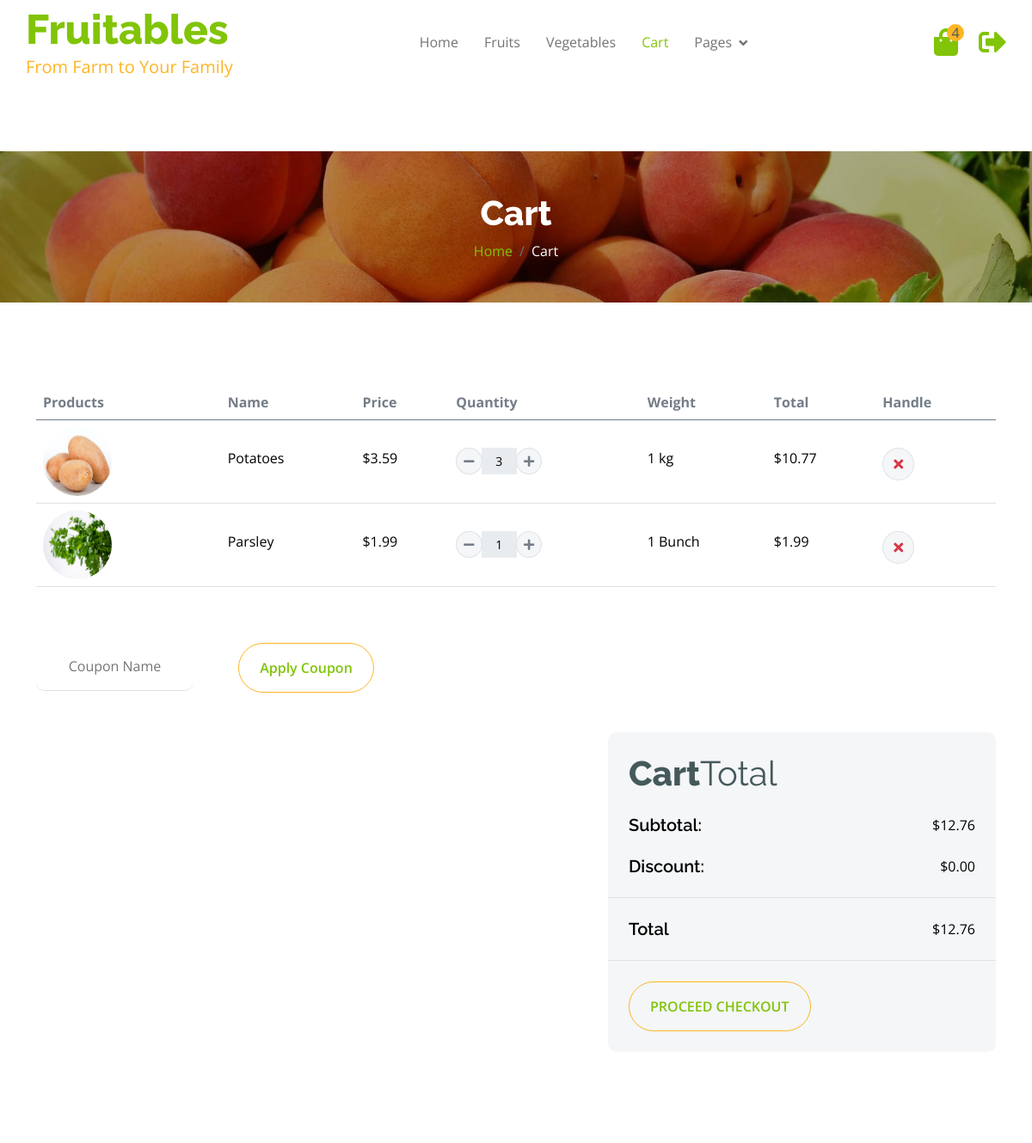
The page /cart/ (signed in, upper part) on the database as committed earlier.
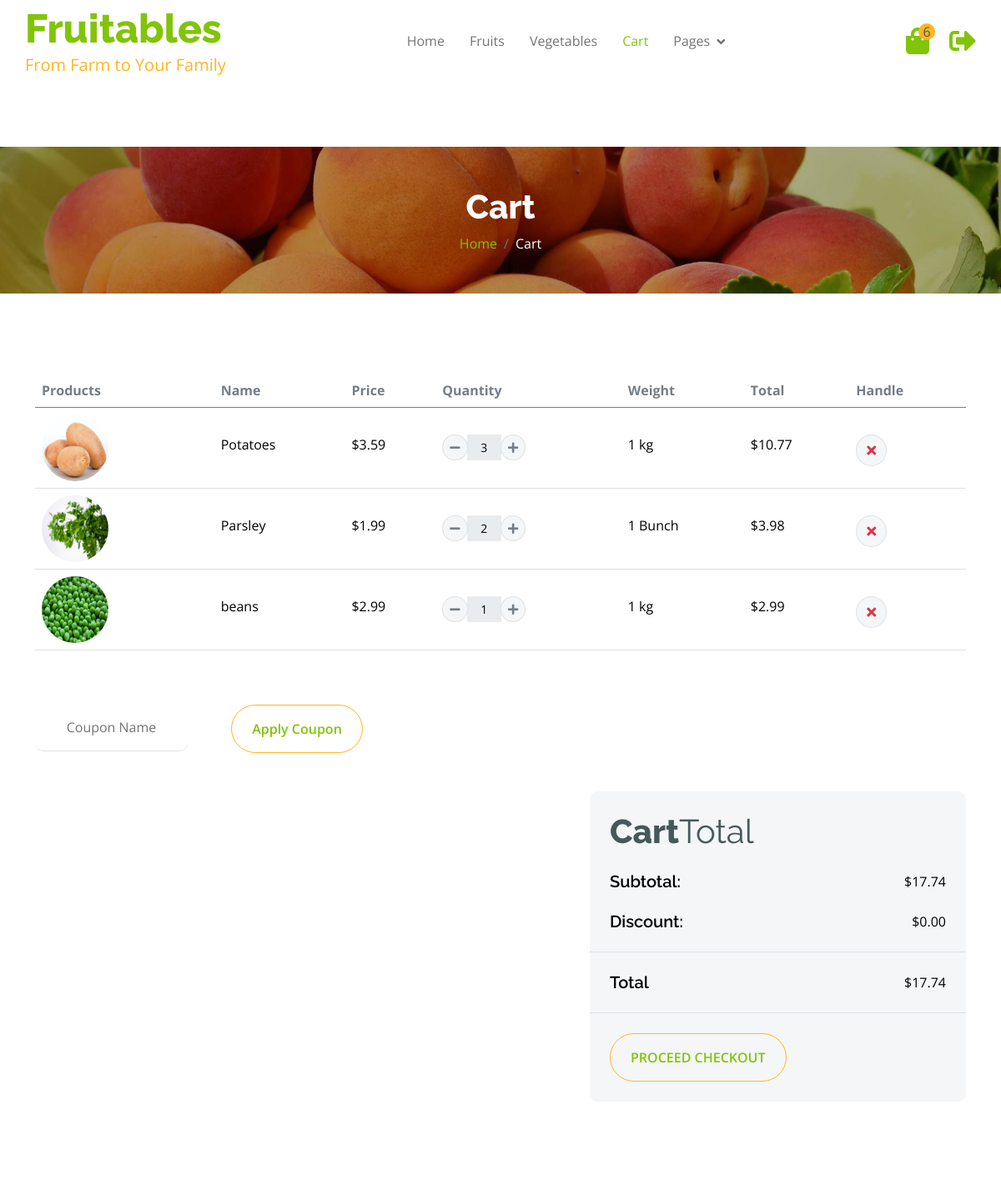
The same page on the database as committed later.
### myapp/models.py (models this page shows, shortened)
class Products(models.Model):
    product_id = models.AutoField(primary_key=True)
    name = models.CharField(max_length=255)
    image = models.ImageField(upload_to='products/images/')
    description = models.TextField()
    price = models.DecimalField(max_digits=10, decimal_places=2)
    category1 = models.ForeignKey(Category1, on_delete=models.SET_NULL, null=True, blank=True)
    category2 = models.ForeignKey(Category2, on_delete=models.SET_NULL, null=True, blank=True)
    weight = models.CharField(max_length=50, null=True, blank=True)  # Weight with unit (e.g., "1 kg", "1 piece")
    country = models.CharField(max_length=255, null=True, blank=True)  # Country of origin
    out_of_stock = models.BooleanField(default=False)
    created_at = models.DateTimeField(auto_now_add=True)

class CartItem(models.Model):
    user = models.ForeignKey(User, on_delete=models.CASCADE)
    product = models.ForeignKey('Products', on_delete=models.CASCADE)
    quantity = models.PositiveIntegerField(default=1)
    total = models.DecimalField(max_digits=10, decimal_places=2, default=0.00)
    subtotal = models.DecimalField(max_digits=10, decimal_places=2, default=0.00)
    discount = models.DecimalField(max_digits=10, decimal_places=2, default=0.00)
    created_at = models.DateTimeField(auto_now_add=True)

### myapp/views.py (the view)
# urls.py: path('cart/', views.cart, name='cart'),
@login_required(login_url='login')
def cart(request):
    cart_items = CartItem.objects.filter(user=request.user)
    coupon_name = request.GET.get('coupon_name', '').strip()
    if not coupon_name:
        cart_items.update(discount=Decimal('0.00'))
        for cart_item in cart_items:
            cart_item.total = cart_item.subtotal  # Reset total to match subtotal
            cart_item.save()
    subtotal = sum(cart_item.subtotal for cart_item in cart_items)
    discount = sum(cart_item.discount for cart_item in cart_items)
    total = subtotal - discount
    cart_items_with_totals = [
        {
            'product': cart_item.product,
            'quantity': cart_item.quantity,
            'total': cart_item.total,  # This is the total for each cart item
        }
        for cart_item in cart_items
    ]
    return render(request, 'cart.html', {
        'cartitems': cart_items_with_totals,
        'subtotal': subtotal,
        'total': total,  # This is the total for the entire cart
        'discount': discount
    })

### myapp/forms.py
class SubscribeForm(forms.Form):
    model = Subscriber
    email = forms.EmailField(
        widget=forms.EmailInput(attrs={
            'class': 'form-control border-0 py-3 px-3 rounded-pill',
            'placeholder': 'Your Email'
        }),
        required=True,
    )

### myapp/context_processors.py (called while the page is built)
def global_context(request):
    return {
        'subscribe_form': SubscribeForm()
    }

def cart_item_count(request):
    if request.user.is_authenticated:
        cart_items = CartItem.objects.filter(user=request.user)
        total_count = sum(item.quantity for item in cart_items)
        return {'cart_item_count': total_count}
    return {'cart_item_count': 0}

### templates/cart.html (shortened to what the changed rows need)
{% extends "base.html" %}
{% load static %}
{% block content %}
<div class="container-fluid page-header py-5">
    <h1 class="text-center text-white display-6">Cart</h1>
</div>
<div class="container-fluid py-5">
    <div class="container py-5">
        {% if cartitems %}
            <div class="table-responsive">
                <table class="table">
                    <thead>
                        <tr>
                            <th scope="col">Products</th>
                            <th scope="col">Name</th>
                            <th scope="col">Price</th>
                            <th scope="col">Quantity</th>
                            <th scope="col">Weight</th>
                            <th scope="col">Total</th>
                            <th scope="col">Handle</th>
                        </tr>
                    </thead>
                    <tbody id="cart-items">
                        {% for cartitem in cartitems %}
                        <tr class="cart-item" data-product-id="{{ cartitem.product.product_id }}">
                            <th scope="row">
                                <div class="d-flex align-items-center">
                                    <img src="{{ cartitem.product.image.url }}" class="img-fluid me-3 rounded-circle" style="width: 80px; height: 80px;" alt="">
                                </div>
                            </th>
                            <td>
                                <p class="mb-0 mt-4" style="color: black;">{{ cartitem.product.name }}</p>
                            </td>
                            <td>
                                <p class="mb-0 mt-4 price"style="color: black;">${{ cartitem.product.price|floatformat:2 }}</p>
                            </td>
                            <td>
                                <div class="input-group quantity mt-4" style="width: 100px;">
                                    <div class="input-group-btn">
                                        <button class="btn btn-sm btn-minus rounded-circle bg-light border" type="button" onclick="updateCartQuantity({{ cartitem.product.product_id }}, -1)">
                                            <i class="fa fa-minus"></i>
                                        </button>
                                    </div>
                                    <input type="text" class="form-control form-control-sm text-center border-0 quantity-input" style="color: black;" value="{{ cartitem.quantity }}" readonly>
                                    <div class="input-group-btn">
                                        <button class="btn btn-sm btn-plus rounded-circle bg-light border" type="button" onclick="updateCartQuantity({{ cartitem.product.product_id }}, 1)">
                                            <i class="fa fa-plus"></i>
                                        </button>
                                    </div>
                                </div>
                            </td>
                            <td>
                                <p class="mb-0 mt-4" style="color: black;">{{ cartitem.product.weight }}</p>
                            </td>
                            <td>
                                <p class="mb-0 mt-4 total-price" style="color: black;">${{ cartitem.total|floatformat:2 }}</p>
                            </td>
                            <td>
                                <button class="btn btn-md rounded-circle bg-light border mt-4 btn-remove" type="button" onclick="removeCartItem({{ cartitem.product.product_id }})"><i class="fa fa-times text-danger"></i></button>
                            </td>
                        </tr>
                        {% endfor %}
                    </tbody>
                </table>
            </div>
            <div class="mt-5">
                <input type="text" id="coupon-name" class="border-0 border-bottom rounded me-5 py-3 mb-4" placeholder="Coupon Name" style="text-align: center;">
                <button class="btn border-secondary rounded-pill px-4 py-3 text-primary" type="button" onclick="applyCoupon()">Apply Coupon</button>
            </div>
            <div class="row g-4 justify-content-end">
                <div class="col-sm-8 col-md-7 col-lg-6 col-xl-5">
                    <div class="bg-light rounded">
                        <div class="p-4">
                            <h1 class="display-6 mb-4">Cart<span class="fw-normal">Total</span></h1>
                            <div class="d-flex justify-content-between mb-4">
                                <h5 class="mb-0 me-4" style="color: black;">Subtotal:</h5>
                                <p class="mb-0" id="subtotal" style="color: black;">${{ subtotal|floatformat:2 }}</p>
                            </div>
                            <div class="d-flex justify-content-between">
                                <h5 class="mb-0 me-4" style="color: black;">Discount:</h5>
                                <div class="">
                                    <p class="mb-0" id="discount" style="color: black;">${{ discount|floatformat:2 }}</p>
                                </div>
                            </div>
                        </div>
                        <div class="py-4 mb-4 border-top border-bottom d-flex justify-content-between">
                            <h5 class="mb-0 ps-4 me-4" style="color: black;">Total</h5>
                            <p class="mb-0 pe-4" id="total" style="color: black;">${{ total|floatformat:2 }}</p>
                        </div>
                        <a href="{% url 'checkout' %}">
                            <button class="btn border-secondary rounded-pill px-4 py-3 text-primary text-uppercase mb-4 ms-4" type="button" onclick="proceedToCheckout()" >Proceed Checkout</button>
                        </a>
                    </div>
                </div>
            </div>
        {% else %}
            <div class="text-center py-5">
                <h2 class="text-muted">Your cart is empty.</h2>
                <a href="{% url 'index' %}" class="btn btn-primary">Continue Shopping</a>
            </div>
        {% endif %}
    </div>
</div>
{% endblock %}

Rows that differ between the two databases and show on the page:
changed through a linked row, Products "Parsley": quantity "1" → "2"; total "1.99" → "3.98"
now on this page (row unchanged): Products: product.image (picture), product.name "beans", product.price "2.99", quantity "1", product.weight "1 kg", total "2.99"
Other text that changed with them:
{{ cart_item_count }}: "4" → "6"
{{ subtotal|floatformat:2 }}: "12.76" → "17.74"
{{ total|floatformat:2 }}: "12.76" → "17.74"
